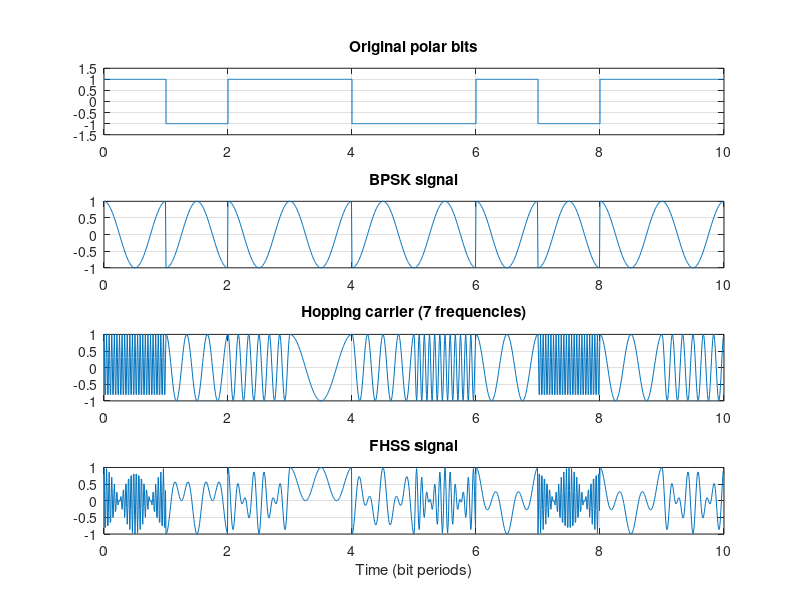

Write the MATLAB code that produced this figure.
% EXPERIMENT 7: Frequency Hopping Spread Spectrum (FHSS)
% Fixed hopping pattern keeps plots repeatable in an exam.
clc; clear; close all;
data = [1 0 1 1 0 0 1 0 1 1];
hopIndex = [7 3 5 1 4 6 2 7 2 5];  % picks 1 of 7 frequencies
freq = [1 2 3 4 6 12 24];        % cycles per bit
N = 120; localT = (0:N-1)/N;
t = (0:length(data)*N-1)/N;

polar = kron(2*data-1,ones(1,N));
baseCarrier = repmat(cos(2*pi*localT),1,length(data));
bpsk = polar.*baseCarrier;
hopCarrier = zeros(size(bpsk));
for k = 1:length(data)
    ix = (k-1)*N + (1:N);
    hopCarrier(ix) = cos(2*pi*freq(hopIndex(k))*localT);
end
fhss = bpsk.*hopCarrier;           % mix BPSK with hopping carrier

% Ideal synchronized receiver: multiply by both known carriers
received = zeros(1,length(data));
for k = 1:length(data)
    ix = (k-1)*N + (1:N);
    received(k) = sum(fhss(ix).*hopCarrier(ix).*baseCarrier(ix)) > 0;
end
fprintf('Chosen hop frequencies: '); disp(freq(hopIndex));
fprintf('Sent bits:     '); fprintf('%d',data); fprintf('\n');
fprintf('Received bits: '); fprintf('%d',received); fprintf('\n');

figure('Name','Exp 7 - FHSS','Position',[100 100 1000 750]);
subplot(4,1,1); stairs(t,polar); title('Original polar bits'); ylim([-1.5 1.5]); grid on;
subplot(4,1,2); plot(t,bpsk); title('BPSK signal'); grid on;
subplot(4,1,3); plot(t,hopCarrier); title('Hopping carrier (7 frequencies)'); grid on;
subplot(4,1,4); plot(t,fhss); title('FHSS signal'); grid on;
xlabel('Time (bit periods)');
saveas(gcf,'Exp7_FHSS_Output.png');
